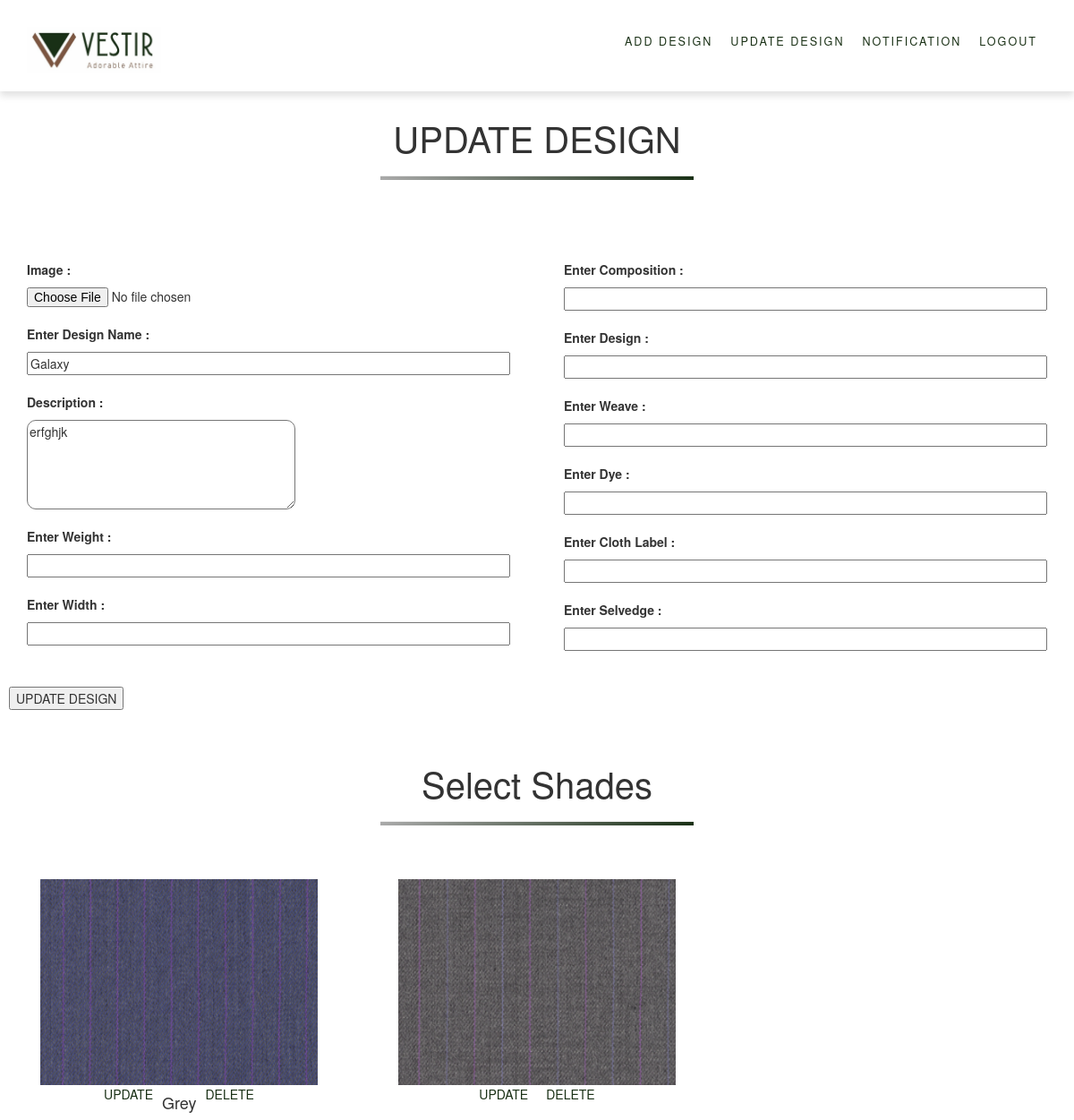
Page /update_design_description.php?pattern_id=7 (signed in) on the committed database.
### tables this page shows
CREATE TABLE `pattern_des` (
  `pattern_id` int(11) NOT NULL,
  `dname` varchar(20) NOT NULL,
  `description` text NOT NULL,
  `mimage` longblob NOT NULL,
  `weight` varchar(100) NOT NULL,
  `width` varchar(30) NOT NULL,
  `composition` varchar(100) NOT NULL,
  `design` varchar(30) NOT NULL,
  `weave` varchar(50) NOT NULL,
  `dye` varchar(40) NOT NULL,
  `label` varchar(50) NOT NULL,
  `selvedge` varchar(100) NOT NULL
);

CREATE TABLE `image_pattern` (
  `img_id` int(11) NOT NULL,
  `pattern_id` int(11) NOT NULL,
  `availability` text NOT NULL,
  `name_shades` varchar(30) DEFAULT NULL,
  `image` varchar(50) NOT NULL
);

### update_design_description.php (the view, shortened to what this page needs)
<!DOCTYPE html>
<html>
<head>
    <link rel="stylesheet" href="https://maxcdn.bootstrapcdn.com/bootstrap/3.4.0/css/bootstrap.min.css">
    <link rel="stylesheet" type="text/css" href="design.css">
</head>
<body>
  <?php include 'menu_admin.php';?>
  <div class="design-con">
    <div class="main-name">
        <h1>UPDATE DESIGN</h1>
        <hr>
      </div>
      <?php
        include 'config.php';
        if((!isset($_GET['pattern_id']))||trim($_GET['pattern_id'])==""){
          echo "No post like that !";
        }else{
          $pattern_id = addslashes($_GET['pattern_id']);
          $result = mysqli_query($db, "SELECT * FROM pattern_des WHERE pattern_id = '$pattern_id'");
          $row = mysqli_num_rows($result);
          if($row>0){
            while($rows = mysqli_fetch_assoc($result)) {
              $dname= $rows["dname"];
              $description=$rows['description'];
              $weight=$rows['weight'];
              $width=$rows['width'];
              $composition= $rows["composition"];
              $design=$rows['design'];
              $weave=$rows['weave'];
              $label=$rows['label'];
              $selvedge=$rows['selvedge'];
  ?>
    <form action="" method="post" enctype="multipart/form-data">
      <div class="design-form">
        <div class="design-div">
          <div class="form-detail">
            <label>Image :</label>
            <input type="file" name="filetoupload" id="filetoupload">
            <label>Enter Design Name :</label>
            <input type="text" name="dname" id="dname" value="<?php echo $dname; ?>">
            <label>Description :</label>
            <textarea name="description" id="description" ><?php echo $description ?></textarea>
            <label>Enter Weight :</label>
            <input type="text" name="weight" id="weight" value="<?php echo $weight; ?>">
            <label>Enter Width :</label>
            <input type="text" name="width" id="width" value="<?php echo $width; ?>">
          </div>
        </div>
        <div class="design-div">
          <div class="form-detail">
            <label>Enter Composition :</label>
            <input type="text" name="composition" id="composition" value="<?php echo $composition; ?>">
            <label>Enter Design :</label>
            <input type="text" name="design" id="design" value="<?php echo $design; ?>">
            <label>Enter Weave :</label>
            <input type="text" name="weave" id="weave" value="<?php echo $weave ?>">
            <label>Enter Dye :</label>
            <input type="text" name="dye" id="dye" value="<?php echo $weave ?>">
            <label>Enter Cloth Label :</label>
            <input type="text" name="label" id="label" value="<?php echo $label ?>">
            <label>Enter Selvedge :</label>
            <input type="text" name="selvedge" id="selvedge" value="<?php echo $selvedge; ?>">
          </div>
        </div>
      </div>
      <input type="submit" name="updatedes" value="UPDATE DESIGN">
    </form>
  </div>
  <?php
      }
    }
  }
  ?>
  <br>
      <div class="main-name">
        <h1>Select Shades</h1>
        <hr>
      </div>
  <div class="variety-imgs">
  <?php
    $sql = mysqli_query($db,"SELECT * FROM image_pattern WHERE pattern_id='$pattern_id'");
    $num_rows=mysqli_num_rows($sql);
    if ($num_rows==0) {
      echo "Let's start Posting.........!";
    }
    else{
      while ($rows=$sql->fetch_assoc()) {
        $img_id=$rows['img_id'];
        $name_shades=$rows['name_shades'];
          $image=$rows['image'];
    ?>
            <div class="variety-div">
              <div class="var-img">
                <img src='<?php echo "$image";?>'>
              </div>
              <div class="var-shades">
                <a href="update_shade.php?img_id=<?php echo $img_id;?>">UPDATE</a>
                <h4><?php echo $name_shades; ?></h4>
                <a href="delete_shade.php?img_id=<?php echo $img_id;?>">DELETE</a>
              </div>
            </div>
      <?php
        }
      }
      ?>
    </div>

### design.css (style rules this page uses)
.main-name { text-align: center; margin: 30px 0 60px 0; }
.main-name h1 { font-size: 40px; font-weight: 400px; }
.main-name hr { height: 4px; width: 200px; background-image: linear-gradient(to right,#aaa, #1a3116); }
.design-con .design-form { display: grid; }
.form-detail { display: flex; flex-direction: column; padding: 20px 20px 20px 20px; justify-content: center; }
.form-detail textarea { height: 100px; border-radius: 10px; width: 300px; }
.form-detail textarea,input { margin: 10px 10px 10px 10px; }
.form-detail label { margin: 10px 10px 0px 10px; }
.variety-imgs { display: grid; text-align: center; grid-row-gap: 10px; }
.variety-div { display: flex; flex-direction: column; align-items: center; }
.var-img { width: 310px; height: 230px; overflow: hidden; margin: 0 auto; position: relative; display: inline-block; }
.var-img img { width: 100%; height: 100%; transition: 2s; }
.var-shades { display: flex; }
.var-shades h3, a { color: #1a3116; }
.var-shades a { margin: 0 10px 0 10px; }
@media screen and (min-width: 750px) { .design-con .design-form { grid-template-columns: 1fr 1fr; } }
@media screen and (min-width: 750px) { .variety-imgs { grid-template-columns: 1fr 1fr; } }
@media screen and (min-width: 750px) { .main-name hr { height: 4px; width: 350px; } }
@media screen and (min-width: 850px) { .variety-imgs { grid-template-columns: 1fr 1fr; } }
@media screen and (min-width: 1050px) { .variety-imgs { grid-template-columns: 1fr 1fr 1fr; } }

### rows in the picture
pattern_des: dname "Galaxy", description "erfghjk"
image_pattern: image (picture), name_shades "Grey"
image_pattern: image (picture)
